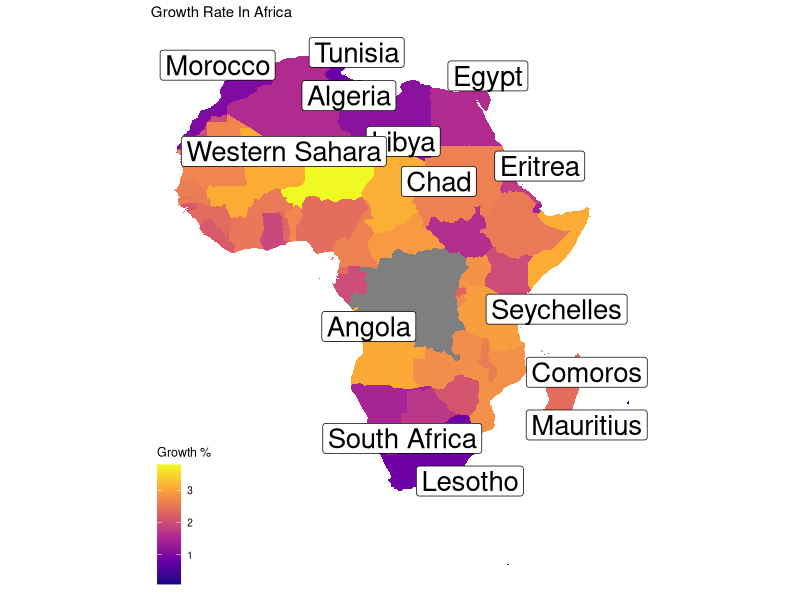
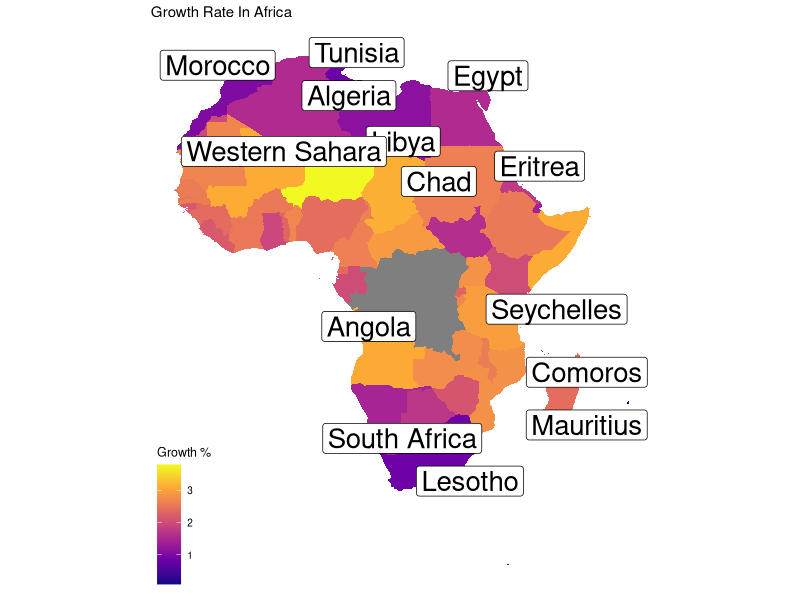

Here is the R script that generated these plots, in order:
# Load the necessary libraries
library(dplyr)
library(ggplot2)
library(tidyverse)
library(ggrepel)
library(ggthemes)

# Import the world_population.csv dataset
world_population <- read.csv("world_population_data.csv")

# Remove '%' from growth_rate column
world_population <- world_population %>%
  mutate(growth_rate = as.numeric(sub("%", "", growth_rate)))

# Create dataframe for world coordinates using map_data
world_coordinates <- map_data("world")

# Filter data for African countries
africa_map <- subset(world_coordinates, region %in% c(
  "Algeria", "Angola", "Benin", "Botswana", "Burkina Faso", "Burundi",
  "Cabo Verde", "Cameroon", "Central African Republic", "Chad", "Comoros",
  "Democratic Republic of the Congo", "Djibouti", "Egypt",
  "Equatorial Guinea", "Eritrea", "Eswatini", "Ethiopia", "Gabon",
  "Gambia", "Ghana", "Guinea",
  "Guinea-Bissau", "Ivory Coast", "Kenya", "Lesotho", "Liberia", "Libya",
  "Madagascar", "Malawi", "Mali", "Mauritania", "Mauritius", "Morocco",
  "Mozambique", "Namibia", "Niger", "Nigeria", "Republic of Congo",
  "Rwanda", "Sao Tome and Principe",
  "Senegal", "Seychelles", "Sierra Leone", "Somalia",
  "South Africa", "South Sudan",
  "Sudan", "Tanzania", "Togo", "Tunisia",
  "Uganda", "Western Sahara", "Zambia", "Zimbabwe"
)) %>%
  left_join(world_population, by = c("region" = "country"))

# Create label data for Africa
label_data <- africa_map %>%
  group_by(region) %>%
  filter(row_number() == 2) %>%
  mutate(
    long = ifelse(region == "Algeria", 2.6322, long),
    lat = ifelse(region == "Algeria", 28.1636, lat),
    long = ifelse(region == "Angola", 17.8739, long),
    lat = ifelse(region == "Angola", -11.2027, lat),
    long = ifelse(region == "Benin", 2.3158, long),
    lat = ifelse(region == "Benin", 9.3077, lat),
    long = ifelse(region == "Botswana", 24.6849, long),
    lat = ifelse(region == "Botswana", -22.3275, lat),
    long = ifelse(region == "Burkina Faso", -1.5616, long),
    lat = ifelse(region == "Burkina Faso", 12.6392, lat),
    long = ifelse(region == "Burundi", 29.9196, long),
    lat = ifelse(region == "Burundi", -3.3731, lat),
    long = ifelse(region == "Cabo Verde", -23.9812, long),
    lat = ifelse(region == "Cabo Verde", 15.9552, lat),
    long = ifelse(region == "Cameroon", 12.2776, long),
    lat = ifelse(region == "Cameroon", 5.9631, lat),
    long = ifelse(region == "Central African Republic", 20.9394, long),
    lat = ifelse(region == "Central African Republic", 6.6111, lat),
    long = ifelse(region == "Chad", 18.7322, long),
    lat = ifelse(region == "Chad", 15.4542, lat),
    long = ifelse(region == "Comoros", 43.8726, long),
    lat = ifelse(region == "Comoros", -11.8776, lat),
    long = ifelse(region == "Republic of the Congo", 15.8277, long),
    lat = ifelse(region == "Republic of the Congo", -0.2280, lat),
    long = ifelse(region == "Djibouti", 42.5903, long),
    lat = ifelse(region == "Djibouti", 11.8251, lat),
    long = ifelse(region == "Egypt", 31.2357, long),
    lat = ifelse(region == "Egypt", 30.0444, lat),
    long = ifelse(region == "Equatorial Guinea", 10.2679, long),
    lat = ifelse(region == "Equatorial Guinea", 1.6508, lat),
    long = ifelse(region == "Eritrea", 39.7823, long),
    lat = ifelse(region == "Eritrea", 15.1794, lat),
    long = ifelse(region == "Eswatini", 31.4659, long),
    lat = ifelse(region == "Eswatini", -26.5225, lat),
    long = ifelse(region == "Ethiopia", 39.7272, long),
    lat = ifelse(region == "Ethiopia", 9.1450, lat),
    long = ifelse(region == "Gabon", 11.6094, long),
    lat = ifelse(region == "Gabon", -0.8037, lat),
    long = ifelse(region == "Gambia", -15.3960, long),
    lat = ifelse(region == "Gambia", 13.4549, lat),
    long = ifelse(region == "Ghana", -1.0307, long),
    lat = ifelse(region == "Ghana", 7.9533, lat),
    long = ifelse(region == "Guinea", -10.9446, long),
    lat = ifelse(region == "Guinea", 11.2326, lat),
    long = ifelse(region == "Guinea-Bissau", -15.1804, long),
    lat = ifelse(region == "Guinea-Bissau", 11.8037, lat),
    long = ifelse(region == "Ivory Coast", -5.5436, long),
    lat = ifelse(region == "Ivory Coast", 7.5380, lat),
    long = ifelse(region == "Kenya", 37.8400, long),
    lat = ifelse(region == "Kenya", -1.286389, lat),
    long = ifelse(region == "Lesotho", 28.2420, long),
    lat = ifelse(region == "Lesotho", -29.5800, lat),
    long = ifelse(region == "Liberia", -9.4295, long),
    lat = ifelse(region == "Liberia", 6.4281, lat),
    long = ifelse(region == "Libya", 17.2283, long),
    lat = ifelse(region == "Libya", 26.3351, lat),
    long = ifelse(region == "Madagascar", 46.8691, long),
    lat = ifelse(region == "Madagascar", -18.7669, lat),
    long = ifelse(region == "Malawi", 34.3015, long),
    lat = ifelse(region == "Malawi", -13.2543, lat),
    long = ifelse(region == "Mali", -3.9962, long),
    lat = ifelse(region == "Mali", 17.5707, lat),
    long = ifelse(region == "Mauritania", -10.9408, long),
    lat = ifelse(region == "Mauritania", 20.3484, lat),
    long = ifelse(region == "Mauritius", 57.5522, long),
    lat = ifelse(region == "Mauritius", -20.3484, lat),
    long = ifelse(region == "Morocco", -7.0926, long),
    lat = ifelse(region == "Morocco", 31.7917, lat),
    long = ifelse(region == "Mozambique", 35.5296, long),
    lat = ifelse(region == "Mozambique", -18.6657, lat),
    long = ifelse(region == "Namibia", 17.0818, long),
    lat = ifelse(region == "Namibia", -22.5609, lat),
    long = ifelse(region == "Niger", 8.2245, long),
    lat = ifelse(region == "Niger", 17.6078, lat),
    long = ifelse(region == "Nigeria", 8.6753, long),
    lat = ifelse(region == "Nigeria", 9.0820, lat),
    long = ifelse(region == "Republic of Congo", 15.8277, long),
    lat = ifelse(region == "Republic of Congo", -0.2280, lat),
    long = ifelse(region == "Rwanda", 29.8739, long),
    lat = ifelse(region == "Rwanda", -1.9403, lat),
    long = ifelse(region == "Sao Tome and Principe", 6.6131, long),
    lat = ifelse(region == "Sao Tome and Principe", 0.1864, lat),
    long = ifelse(region == "Senegal", -14.4524, long),
    lat = ifelse(region == "Senegal", 14.4974, lat),
    long = ifelse(region == "Seychelles", 55.4915, long),
    lat = ifelse(region == "Seychelles", -4.6796, lat),
    long = ifelse(region == "Sierra Leone", -11.7799, long),
    lat = ifelse(region == "Sierra Leone", 8.4606, lat),
    long = ifelse(region == "Somalia", 46.8253, long),
    lat = ifelse(region == "Somalia", 5.1521, lat),
    long = ifelse(region == "South Africa", 25.0839, long),
    lat = ifelse(region == "South Africa", -29.0000, lat),
    long = ifelse(region == "South Sudan", 31.3872, long),
    lat = ifelse(region == "South Sudan", 6.8770, lat),
    long = ifelse(region == "Sudan", 30.8025, long),
    lat = ifelse(region == "Sudan", 12.8628, lat),
    long = ifelse(region == "Tanzania", 34.8888, long),
    lat = ifelse(region == "Tanzania", -6.369028, lat),
    long = ifelse(region == "Togo", 0.8248, long),
    lat = ifelse(region == "Togo", 8.6195, lat),
    long = ifelse(region == "Tunisia", 9.5375, long),
    lat = ifelse(region == "Tunisia", 33.8869, lat),
    long = ifelse(region == "Uganda", 32.2903, long),
    lat = ifelse(region == "Uganda", 1.3733, lat),
    long = ifelse(region == "Western Sahara", -13.1215, long),
    lat = ifelse(region == "Western Sahara", 24.2155, lat),
    long = ifelse(region == "Zambia", 27.8493, long),
    lat = ifelse(region == "Zambia", -13.1339, lat),
    long = ifelse(region == "Zimbabwe", 29.1549, long),
    lat = ifelse(region == "Zimbabwe", -19.0154, lat)
  )



# Create a geom_polygon plot using ggplot2
print(ggplot(africa_map) +
  geom_polygon(aes(long, lat, group = group, fill = growth_rate)) +
  coord_quickmap() +
  scale_fill_viridis_c(option = "plasma") +

  # Add labels to the plot
  labs(fill = "Growth %") +
  ggtitle("Growth Rate In Africa") +

  # Use geom_label_repel for Africa labels
  geom_label_repel(
    data = label_data, aes(x = long, y = lat, label = region),
    size = 7, max.overlaps = 5
  ) +

  # Use map theme from ggthemes library
  theme_map())

# Save the plot as a file
ggsave("africa_plot.jpg", dpi = 300)
